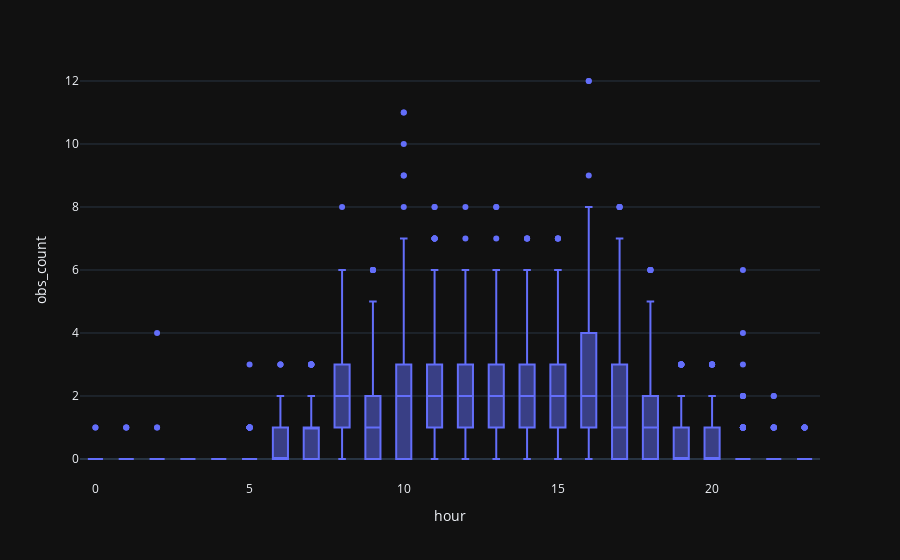

This figure's notebook cell:
### Markdown cell above
As observed in the output above, **62 extreme outliers** have been removed from the dataset (while $IQR=1.5$ identified 172 data points as mild outliers).

The intuition here is that we should always aim to remove as few data points as possible, unless the results suggest otherwise.

As plotted below, the approach indeed removed majority of the most significant outliers from the dataset. While there are certainly some outliers kept, it is not a problem as in reality we do need some noise in the dataset.

### Code cell
px.box(dt_hr_no_outliers, x="hour", y="obs_count", height=300)

### Figure 1 — Plotly figure (JSON) as saved in the notebook; plotly's stock layout.template omitted (floating-point values rounded to 4 significant figures; data arrays with more than 128 entries replaced by an {"elided": "..."} marker saying what was removed)
{"data": [{"alignmentgroup": "True", "hovertemplate": "hour=%{x}<br>obs_count=%{y}<extra></extra>", "legendgroup": "", "marker": {"color": "#636efa"}, "name": "", "notched": false, "offsetgroup": "", "orientation": "v", "showlegend": false, "type": "box", "x": {"elided": "4079 int values"}, "x0": " ", "xaxis": "x", "y": {"elided": "4079 int values"}, "y0": " ", "yaxis": "y"}], "layout": {"autosize": true, "boxmode": "group", "legend": {"tracegroupgap": 0}, "margin": {"t": 60}, "xaxis": {"anchor": "y", "autorange": true, "domain": [0, 1], "range": [-0.5, 23.5], "title": {"text": "hour"}, "type": "linear"}, "yaxis": {"anchor": "x", "autorange": true, "domain": [0, 1], "range": [-0.6667, 12.67], "title": {"text": "obs_count"}, "type": "linear"}}}
